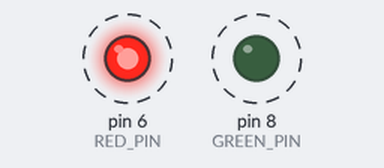
Simulated run of this sketch. Board: Arduino Uno, built with avr-gcc and run on an emulated ATmega328P. Shown: output pins drawn as LEDs (lit = HIGH). Dashed ring = blinking. What the sketch prints to the serial monitor is not drawn.

Above: at 0.05 s.
Timing chart, 0 to 3.0 s (numbered marks = the images above):
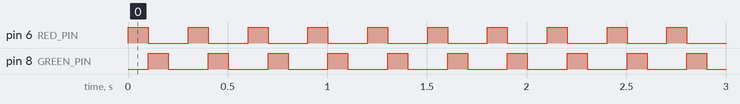

The sketch:

que_LED_homework.ino
```cpp
#include <Arduino_FreeRTOS.h>
#include "queue.h"
// define pins
#define RED_PIN     6
#define YELLOW_PIN  7
#define GREEN_PIN   8

QueueHandle_t iQueue;
TickType_t xTickToWait = pdMS_TO_TICKS(300);

void setup() {
  pinMode(RED_PIN, OUTPUT);
  pinMode(GREEN_PIN, OUTPUT);
  Serial.begin(9600);
  // Created queue
  iQueue = xQueueCreate(5, sizeof(uint8_t));
  if (iQueue != NULL) {
    xTaskCreate(vSender, "bRED", 128, 0, 1, NULL);
    xTaskCreate(vSender, "bGREEN", 128, 1, 1, NULL);
    xTaskCreate(vReceiver, "Reciver task", 128, NULL, 2, NULL);
    void led_on_off(uint8_t GPIO);
  }
  else{
    for(;;){}
  }
}

void vSender(void* parameter){
  BaseType_t qStatus;
  uint8_t payloadToSend = (uint8_t)parameter;

  while (1) {
    if (uxQueueSpacesAvailable(iQueue) >= 1) {
      qStatus = xQueueSend(iQueue, &payloadToSend, xTickToWait);
      if (qStatus == pdPASS) {
        Serial.print("Sent: ");
        Serial.println(payloadToSend);
      }
    }
    else {Serial.println("Queue is full");}
    vTaskDelay(xTickToWait);
  }
}

void vReceiver(void* parameter){
  // declaration to payload will be recieved
  uint8_t payloadToReceive;
  BaseType_t qStatus;

  while (1) {
    qStatus = xQueueReceive(iQueue, &payloadToReceive, xTickToWait);

    if (qStatus == pdPASS) {
      Serial.print("Received value is :");
      Serial.println(payloadToReceive);
      switch (payloadToReceive){
        case 0:
          Serial.println("RED LIGHT ON");
          led_on_off(RED_PIN);
          break;
        case 1:
          Serial.println("GREEN LIGHT ON");
          led_on_off(GREEN_PIN);
          break;
        default:
          Serial.println("Invalid input!");
          break;
      }
    }
    else {Serial.println("!!!-Error receving-!!!");}
  }
}

void led_on_off(uint8_t GPIO){
  digitalWrite(GPIO, HIGH);
  delay(100);
  digitalWrite(GPIO, LOW);
}

void loop() {}
```

Measured:
- by itself, pin 6 (RED_PIN), pin 8 (GREEN_PIN): alternates HIGH for 0.10 s and LOW for 0.20 s
- by itself, everything shown: repeats every 0.30 s, in 3 steps
